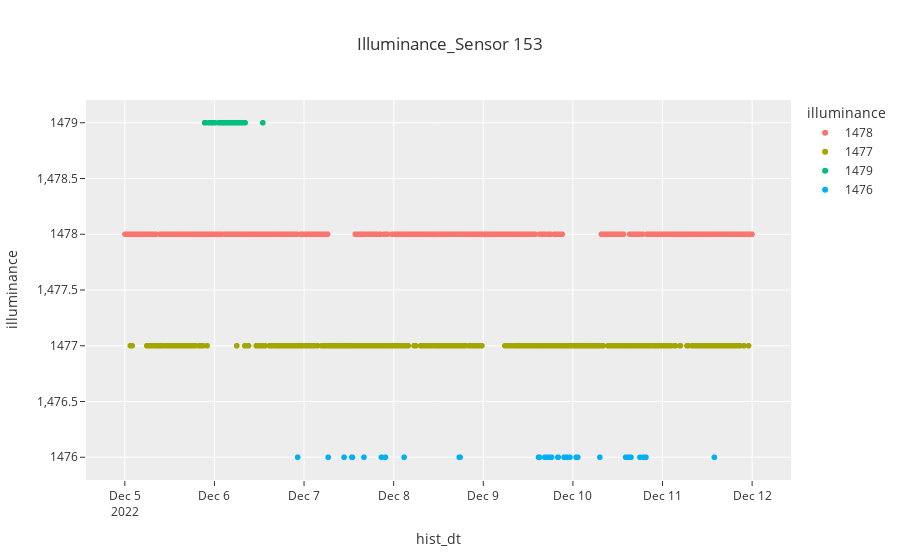

Notebook code cell kept with this figure:
### Code cell
import plotly.express as px
import plotly.io as po
from plotly.subplots import make_subplots
import plotly.graph_objects as go

fig1 = px.scatter(ldid153,x='hist_dt',y='illuminance',color='illuminance',template='ggplot2',
                 title='Illuminance_Sensor 153')

#fig7 = px.scatter(day13,x='hist_dt',y='level',width=800,height=200)
#fig1.add_trace(go.scatter(marker_colorscale='Viridis'))
fig1.update_layout(coloraxis_showscale=False)



fig1.show()

fig1.write_html('Illuminance_Sensor 153.html')
